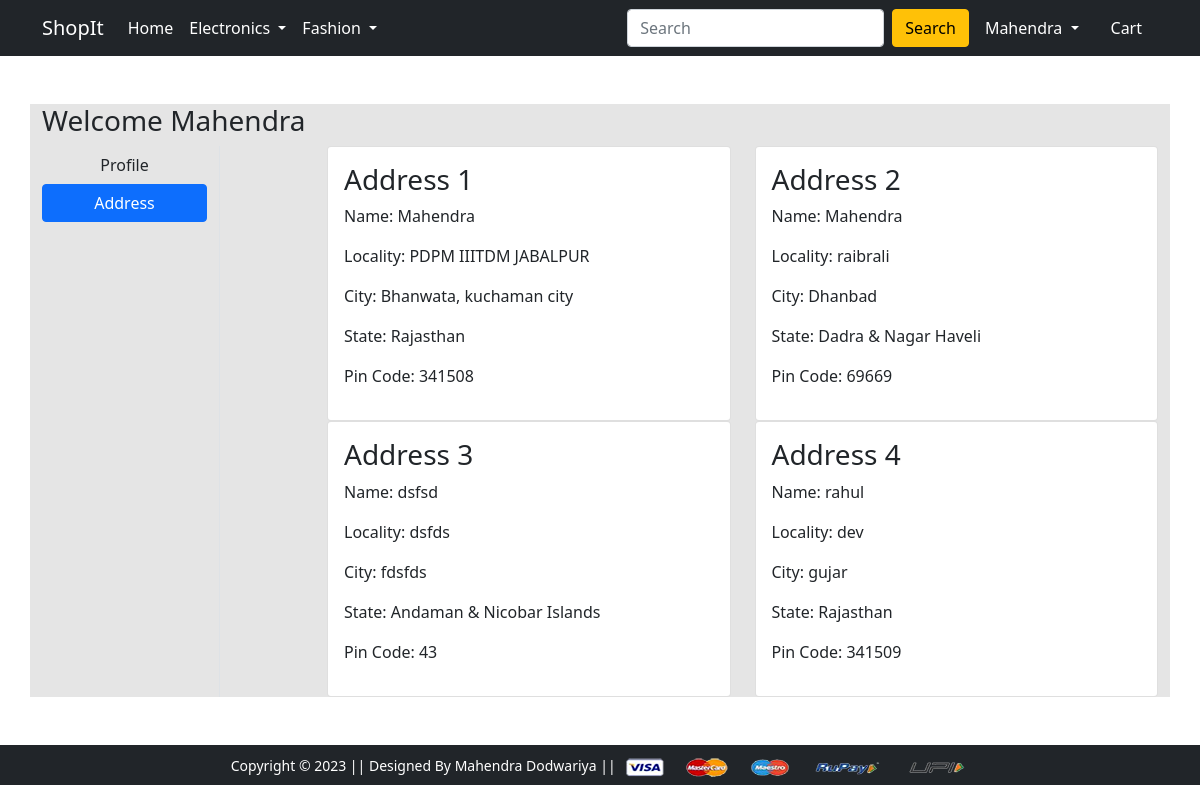
The page /address/ (signed in) on the database its author committed.
### app/models.py (models this page shows, shortened)
class Customer(models.Model):
    user = models.ForeignKey(User,on_delete = models.CASCADE)
    name = models.CharField(max_length = 200)
    locality = models.CharField(max_length = 200)
    city = models.CharField(max_length=50)
    zipcode = models.IntegerField()
    state = models.CharField(choices = STATE_CHOICES,max_length = 50)

### app/views.py (the view)
# urls.py: path('address/', views.address, name='address'),
def address(request):
    data = Customer.objects.filter(user = request.user)
    return render(request, 'app/address.html',{'data':data,'active':'btn-primary'})

### app/templates/app/address.html (shortened to what this page needs)
{% extends 'app/base.html' %} {% load static %}  {% block main-content %}
<div class="container my-5 "style="background-color: #e5e5e5;">
  <div class="row">
    <h3>Welcome <span class="text-capitalize" > {{request.user}}</span></h3>
    <div class="col-sm-2 border-end">
      <ul class="list-unstyled">
        <li class="d-grid">
          <a href="{% url 'profile' %}" class="btn  ">Profile</a>
        </li>
        <li class="d-grid">
          <a href="{% url 'address' %}" class="btn {{active}}">Address</a>
        </li>
      </ul>
    </div>
    <div class="col-sm-9 offset-sm-1">
      <div class="row">
        {% for user in data %}
        <div class="col-sm-6">
          <div class="card">
            <div class="card-body">
              <h3>Address {{forloop.counter}}</h3>
              <p>Name: {{user.name}}</p>
              <p>Locality: {{user.locality}}</p>
              <p>City: {{user.city}}</p>
              <p>State: {{user.state}}</p>
              <p>Pin Code: {{user.zipcode}}</p>
            </div>
          </div>
        </div>
        {% endfor %}
      </div>
    </div>
  </div>
</div>
{% endblock main-content %}

### app/templates/app/base.html (shortened to what this page needs)
<!DOCTYPE html>
{% load static %}
<html lang="en">
  <head>
    <link
      href="https://cdn.jsdelivr.net/npm/bootstrap@5.0.0-beta1/dist/css/bootstrap.min.css"
      rel="stylesheet"
    />
    <link rel="stylesheet" href="{% static 'app/css/owl.carousel.min.css' %}" />
    <link rel="stylesheet" href="{% static 'app/css/all.min.css' %}" />
    <link rel="stylesheet" href="{% static 'app/css/style.css' %}" />
  </head>
  <body>
    <nav class="navbar navbar-expand-lg navbar-dark bg-dark">
      <div class="container">
        <a class="navbar-brand" href="/">ShopIt</a>
        <div class="collapse navbar-collapse" id="navbarSupportedContent">
          <ul class="navbar-nav me-auto mb-2 mb-lg-0">
            <li class="nav-item">
              <a class="nav-link active" aria-current="page" href="/">Home</a>
            </li>
            <li class="nav-item dropdown">
              <a
                class="nav-link dropdown-toggle text-white"
                href="#"
                id="electronicsDropdown"
                role="button"
                data-bs-toggle="dropdown"
                aria-expanded="false"
              >
                Electronics
              </a>
            </li>
            <li class="nav-item dropdown">
              <a
                class="nav-link dropdown-toggle text-white"
                href="#"
                id="fashionDropdown"
                role="button"
                data-bs-toggle="dropdown"
                aria-expanded="false"
              >
                Fashion
              </a>
            </li>
          </ul>
          <form class="d-flex" action = "{%url 'search' %}" method= "get" id="search" name="search">
            <input
              class="form-control me-2"
              type="text"
              name = "search"
              id = "search"
              placeholder="Search"
              aria-label="Search"
            />
            <button class="btn btn-warning" type="submit">Search</button>
          </form>
          <div>
            <ul class="navbar-nav me-auto mb-2 mb-lg-0">
              {% if request.user.is_authenticated %}
              <li class="nav-item dropdown mx-2">
                <a
                  class="nav-link dropdown-toggle text-white"
                  href="#"
                  id="profileDropdown"
                  role="button"
                  data-bs-toggle="dropdown"
                  aria-expanded="false"
                >
                {{request.user.username|capfirst}}
                </a>
              </li>
              <li class="nav-item mx-2">
                <a href="{% url 'showcart' %}" class="nav-link text-white"
                  > Cart
                </a>
              </li>
              {% endif %}
            </ul>
          </div>
        </div>
      </div>
    </nav>
     {% block main-content %} {% endblock main-content %}
    <footer class="container-fluid bg-dark text-center p-2 mt-5">
      <small class="text-white"
        >Copyright &copy; 2023 || Designed By Mahendra Dodwariya ||
      </small>
      <img
        src="{% static 'app/images/payment.png' %}"
        alt=""
        srcset=""
        class="img-fluid"
        height="2px"
      />
    </footer>
  </body>
</html>

### rows shown on the page
Customer: name "Mahendra", locality "PDPM IIITDM JABALPUR", city "Bhanwata, kuchaman city", state "Rajasthan", zipcode "341508"
Customer: name "Mahendra", locality "raibrali", city "Dhanbad", state "Dadra & Nagar Haveli", zipcode "69669"
Customer: name "dsfsd", locality "dsfds", city "fdsfds", state "Andaman & Nicobar Islands", zipcode "43"
Customer: name "rahul", locality "dev", city "gujar", state "Rajasthan", zipcode "341509"

### other values the page prints
{{ request.user.username|capfirst }} "Mahendra"
{{ request.user }} "Mahendra"
